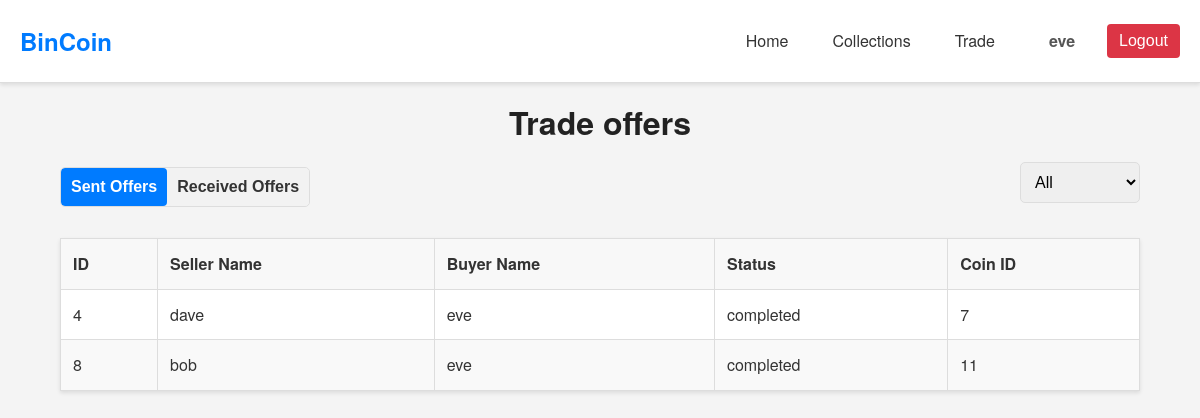
/php/trade.php (signed in), run on the app's committed database.
### tables this page shows
CREATE TABLE `trade` (
    `id` INT AUTO_INCREMENT PRIMARY KEY,
    `seller_name` VARCHAR(255) NOT NULL,
    `buyer_name` VARCHAR(255) NOT NULL,
    `status` VARCHAR(255) NOT NULL,
    `coin_id` INT NOT NULL,
    FOREIGN KEY (`seller_name`) REFERENCES `user`(`name`) ON DELETE CASCADE,
    FOREIGN KEY (`buyer_name`) REFERENCES `user`(`name`) ON DELETE CASCADE,
    FOREIGN KEY (`coin_id`) REFERENCES `coin`(`id`) ON DELETE CASCADE
);

### php/trade.php (called while the page is built, shortened)
<?php
$host = "mysql:host=" . SERVERNAME;
$dbname = ";dbname=" . DBNAME;
try {
	$pdo = new PDO("$host$dbname", USERNAME, PASSWORD);
	$pdo->setAttribute(PDO::ATTR_ERRMODE, PDO::ERRMODE_EXCEPTION);
} catch (PDOException $e) {
	die("Connection failed: " . $e->getMessage());
}
$view_type = $_GET['view'] ?? 'sent';
$current_user = $_SESSION['username'];
$query = "SELECT * FROM trade";
$params = [];
if ($view_type === 'received') {
	$query .= " WHERE seller_name = ?";
	$params[] = $current_user;
} else {
	$query .= " WHERE buyer_name = ?";
	$params[] = $current_user;
}
$stmt = $pdo->prepare($query);
$stmt->execute($params);
$trades = $stmt->fetchAll(PDO::FETCH_ASSOC);
include "../components/trade_page.php";
?>

### components/trade_page.php (the view, shortened to what this page needs)
<!DOCTYPE html>
<html lang="en">
<head>
	<link rel="stylesheet" href="../css/trade.css">
	<link rel="stylesheet" href="../css/theme.css">
</head>
<body>
	<?php include '../components/header.php'; ?>
	<div class="container">
		<h1>Trade offers</h1>
		<div class="actions">
			<div class="toggle">
				<a href="?view=sent">
					<button class="<?= $view_type === 'sent' ? 'active' : '' ?>">Sent Offers</button>
				</a>
				<a href="?view=received">
					<button class="<?= $view_type === 'received' ? 'active' : '' ?>">Received Offers</button>
				</a>
			</div>
			<form method="GET" class="filter-form" onchange="this.submit();">
				<select name="status">
					<option value="">All</option>
				</select>
			</form>
		</div>
		<table>
			<thead>
				<tr>
					<th>ID</th>
					<th>Seller Name</th>
					<th>Buyer Name</th>
					<th>Status</th>
					<th>Coin ID</th>
				</tr>
			</thead>
			<tbody>
				<?php foreach ($trades as $trade): ?>
				<tr class="<?= $view_type === 'received' ? 'narrow' : '' ?>">
					<td><?= htmlspecialchars($trade['id']) ?></td>
					<td><?= htmlspecialchars($trade['seller_name']) ?></td>
					<td><?= htmlspecialchars($trade['buyer_name']) ?></td>
					<td><?= htmlspecialchars($trade['status']) ?></td>
					<td><?= htmlspecialchars($trade['coin_id']) ?></td>
				</tr>
				<?php endforeach; ?>
			</tbody>
		</table>
	</div>
</body>
</html>

### css/trade.css (style rules this page uses)
body { font-family: Arial, sans-serif; margin: 0; padding: 0; background-color: #f9f9f9; }
.container { width: 80%; margin: 20px auto; }
h1 { text-align: center; }
.actions { display: flex; justify-content: space-between; margin-bottom: 20px; align-items: center; }
.toggle { display: flex; border: 1px solid #ddd; border-radius: 5px; overflow: hidden; }
.toggle button { flex: 1; padding: 10px; border: none; cursor: pointer; background-color: #f2f2f2; color: #333; font-weight: bold; transition: background-color 0.3s; }
.toggle button.active { background-color: #007bff; color: white; }
.filter-form { display: flex; gap: 10px; }
.filter-form select { padding: 10px; border: 1px solid #dddddd; border-radius: 5px; cursor: pointer; }
table { width: 100%; border-collapse: collapse; margin-top: 20px; background-color: #ffffff; box-shadow: 0 2px 4px rgba(0, 0, 0, 0.1); }
table, th, td { border: 1px solid #dddddd; }
th, td { padding: 10px; text-align: left; }
th { background-color: #f2f2f2; }
tr:nth-child(even) { background-color: #f9f9f9; }
select { width: 100%; padding: 10px; margin-top: 5px; border: 1px solid #dddddd; border-radius: 5px; }
button { background-color: #007bff; color: white; cursor: pointer; }

### css/theme.css (style rules this page uses)
* { margin: 0; padding: 0; box-sizing: border-box; }
html { font-size: 16px; }
body { font-family: 'Helvetica Neue', Arial, sans-serif; line-height: 1.6; color: #333; background-color: #f4f4f4; }
h1, h2, h3, h4, h5, h6 { color: #222; margin-bottom: 1rem; line-height: 1.2; }
a { color: #007BFF; text-decoration: none; transition: color 0.3s ease; }
.container { width: 90%; max-width: 1200px; margin: 0 auto; padding: 20px 0; }
button, .btn { display: inline-block; background-color: #007BFF; color: #ffffff; padding: 10px 20px; border: none; border-radius: 4px; cursor: pointer; font-size: 1rem; transition: background-color 0.3s ease; text-decoration: none; text-align: center; }
form { display: flex; flex-direction: column; }
form input[type="text"], form input[type="email"], form input[type="password"], form textarea, form select { padding: 10px; margin-bottom: 15px; border: 1px solid #ccc; border-radius: 4px; font-size: 1rem; width: 100%; }
table { width: 100%; border-collapse: collapse; margin-bottom: 20px; }
table th, table td { padding: 12px; border: 1px solid #ddd; text-align: left; }
table th { background-color: #f8f8f8; }
table tr:nth-child(even) { background-color: #f9f9f9; }

### data on the page
trade: id "4", seller_name "dave", buyer_name "eve", status "completed", coin "7"
trade: id "8", seller_name "bob", buyer_name "eve", status "completed", coin "11"

### other printed values
$_SESSION['username'] "eve"
